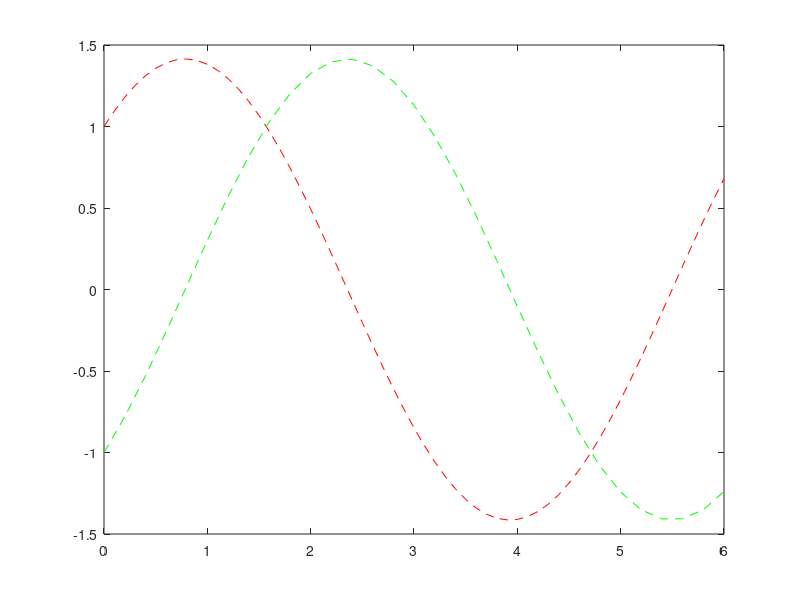

This figure's MATLAB source:
% plotting sin(x)+cox(x) and sin(x)-cos(x) in same graph
x=[0:0.1:6];
plot(x,sin(x)+cos(x),'--r');
hold on;
x=[0:0.2:6];
plot(x,sin(x)-cos(x),'--g');